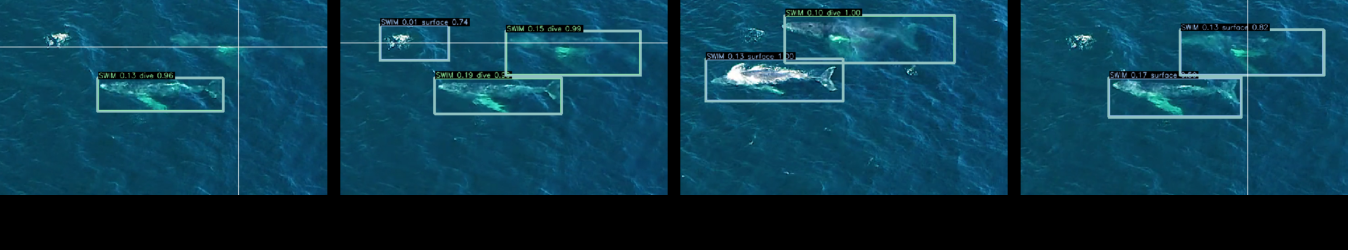
#> input picture BehaveAI Examples.png, 4044 x 750 px (shown at 1/3 size)
$ python -i motion.py   (imports and definitions only)
#> lines starting #> are read from the running program, lines starting #| are printed output that depends on the picture
"""
Motion video conversion for BehaveAI.

Converts standard video to a chromatic motion-enhanced video where RGB channels
encode temporal distance of movement:
  - Blue:  recent motion
  - Green: medium-term motion
  - Red:   older motion
"""

import os
import glob
import platform
import shutil
import subprocess
import time
from pathlib import Path

import click
import cv2
import numpy as np


VIDEO_EXTENSIONS = {".mp4", ".avi", ".mov", ".mkv", ".wmv", ".m4v", ".webm", ".ts", ".mpg", ".mpeg"}

# OpenCV's standard pip wheel on Windows has no H.264 encoder — all H.264 variants
# remap to avc1/openh264 which requires a DLL that is rarely present. Use mp4v
# directly on Windows to avoid noisy failed attempts.
# On Linux/macOS, try H.264 first for smaller files.
if platform.system() == "Windows":
    _CODEC_PREFERENCE = ["mp4v"]
else:
    _CODEC_PREFERENCE = ["avc1", "X264", "H264", "mp4v"]


# ---------------------------------------------------------------------------
# Pretty printing helpers
# ---------------------------------------------------------------------------

def _header(text: str) -> None:
    click.echo("")
    click.echo(click.style(text, bold=True, fg="cyan"))


def _item(label: str, value: str) -> None:
    click.echo(f"  {click.style(label, dim=True)}: {value}")


def _warn(text: str) -> None:
    click.echo(click.style(f"  Warning: {text}", fg="yellow"), err=True)


# [8 lines left out: function _progress, not called in this run]


def _done_line() -> None:
    click.echo("")


# ---------------------------------------------------------------------------
# FFmpeg compression
# ---------------------------------------------------------------------------

def _ffmpeg_available() -> bool:
    return shutil.which("ffmpeg") is not None


# [17 lines left out: function _compress_with_ffmpeg, not called in this run]


# ---------------------------------------------------------------------------
# Codec selection
# ---------------------------------------------------------------------------

def _pick_codec(output_path: str, w: int, h: int, fps: float):
    """
    Try codecs in preference order, validate by writing a test frame,
    and return (codec_name, writer) for the first one that actually works.
    """
#> called with output_path = 'out.png', w = 4044, h = 750, fps = 30
    test_frame = np.zeros((h, w, 3), dtype=np.uint8)
    for codec in _CODEC_PREFERENCE:
        fourcc = cv2.VideoWriter_fourcc(*codec)
        writer = cv2.VideoWriter(output_path, fourcc, fps, (w, h))
        if not writer.isOpened():
            writer.release()
            continue
        writer.write(test_frame)
        # If the write silently failed the file will be empty or missing
        if os.path.exists(output_path) and os.path.getsize(output_path) > 0:
            return codec, writer
        writer.release()
        # Remove the broken file before trying the next codec
        try:
            os.remove(output_path)
        except OSError:
            pass
    # Hard fallback — mp4v always works with OpenCV
    fourcc = cv2.VideoWriter_fourcc(*"mp4v")
    return "mp4v", cv2.VideoWriter(output_path, fourcc, fps, (w, h))


# ---------------------------------------------------------------------------
# Core processing
# ---------------------------------------------------------------------------

def process_motion_video(
    input_path: str,
    output_path: str,
    strategy: str = "exponential",
    exp_a: float = 0.5,
    exp_b: float = 0.8,
    lum_weight: float = 0.7,
    rgb_multipliers: tuple = (4.0, 4.0, 4.0),
    chromatic_tail_only: bool = False,
    scale_factor: float = 1.0,
    frame_skip: int = 0,
    motion_threshold: int = 0,
    compress: bool = False,
    crf: int = 23,
) -> None:
    """
    Convert a single video to a motion-enhanced video.

    The output encodes motion history chromatically: blue channel shows the most
    recent movement, green shows medium-term, and red shows older movement.

    :param input_path: Path to the input video file.
    :param output_path: Path for the output video file.
    :param strategy: Frame accumulation strategy, either 'exponential' or 'sequential'.
    :param exp_a: Exponential decay for the green (medium) channel (0-1).
    :param exp_b: Exponential decay for the red (older) channel (0-1).
    :param lum_weight: Blend weight of the original luminance into the output (0-1).
    :param rgb_multipliers: Scaling factors for the (red, green, blue) motion channels.
    :param chromatic_tail_only: If True, suppress base luminance from motion channels.
    :param scale_factor: Resize factor applied to each frame before processing.
    :param frame_skip: Number of frames to skip between processed frames.
    :param motion_threshold: Brightness offset applied to the output.
    :param compress: If True, re-encode the output with FFmpeg H.264 after writing.
    :param crf: H.264 quality level for compression (lower = better, 18-28 is typical).
    """
    cap = cv2.VideoCapture(input_path)
    if not cap.isOpened():
        raise IOError(f"Could not open video: {input_path}")

    total_frames = int(cap.get(cv2.CAP_PROP_FRAME_COUNT))
    src_w = int(cap.get(cv2.CAP_PROP_FRAME_WIDTH))
    src_h = int(cap.get(cv2.CAP_PROP_FRAME_HEIGHT))
    fps   = cap.get(cv2.CAP_PROP_FPS)
    w = int(src_w * scale_factor)
    h = int(src_h * scale_factor)

    os.makedirs(os.path.dirname(os.path.abspath(output_path)), exist_ok=True)
    codec, writer = _pick_codec(output_path, w, h, fps)

    _header(Path(input_path).name)
    _item("resolution", f"{src_w}x{src_h}" + (f" -> {w}x{h}" if scale_factor != 1.0 else ""))
    _item("frames",     str(total_frames))
    _item("fps",        f"{fps:.2f}")
    _item("strategy",   strategy)
    _item("codec",      codec)
    _item("output",     output_path)

    exp_a2           = 1.0 - exp_a
    exp_b2           = 1.0 - exp_b
    threshold_offset = -1 * abs(motion_threshold)
    step             = frame_skip + 1

    prev_frames = None
    frame_idx   = 0
    written     = 0
    start_time  = time.perf_counter()

    click.echo("")
    while True:
        ret, raw_frame = cap.read()
#> raw_frame is the input picture: shape (750, 4044, 3); mean B, G, R 79.2, 59.9, 12.2
        if not ret:
            break

        if frame_idx % step != 0:
            frame_idx += 1
            continue

        if scale_factor != 1.0:
            raw_frame = cv2.resize(raw_frame, (w, h))

        gray = cv2.cvtColor(raw_frame, cv2.COLOR_BGR2GRAY)
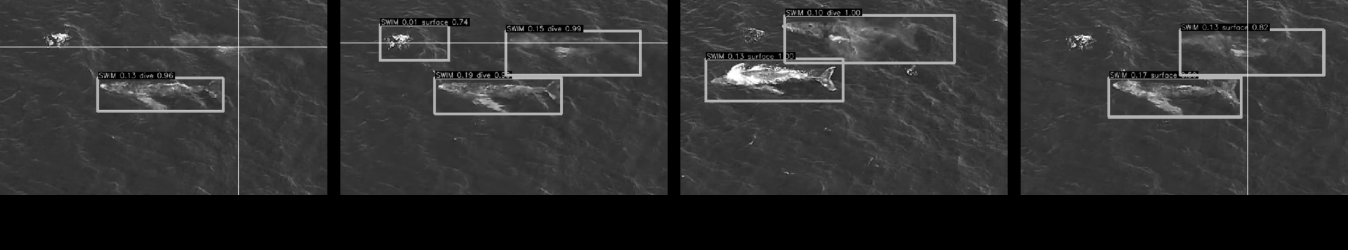
#> gray: shape (750, 4044) (shown at 1/3 size); min 0, max 255, mean 47.8

        if prev_frames is None:
            # Pre-allocate accumulator frames to allow in-place addWeighted
            prev_frames = [gray, gray.copy(), gray.copy()]
            frame_idx += 1
            continue

        diffs = [cv2.absdiff(prev_frames[j], gray) for j in range(3)]

        if strategy == "exponential":
            prev_frames[0] = gray
            cv2.addWeighted(prev_frames[1], exp_a, gray, exp_a2, 0, dst=prev_frames[1])
            cv2.addWeighted(prev_frames[2], exp_b, gray, exp_b2, 0, dst=prev_frames[2])
        else:  # sequential
            prev_frames[2] = prev_frames[1]
            prev_frames[1] = prev_frames[0]
            prev_frames[0] = gray

        if chromatic_tail_only:
            b_src = cv2.subtract(diffs[0], diffs[1])
            g_src = cv2.subtract(diffs[1], diffs[0])
            r_src = cv2.subtract(diffs[2], diffs[1])
        else:
            b_src, g_src, r_src = diffs[0], diffs[1], diffs[2]

        blue  = cv2.addWeighted(gray, lum_weight, b_src, rgb_multipliers[2], threshold_offset)
        green = cv2.addWeighted(gray, lum_weight, g_src, rgb_multipliers[1], threshold_offset)
        red   = cv2.addWeighted(gray, lum_weight, r_src, rgb_multipliers[0], threshold_offset)

        writer.write(cv2.merge((blue, green, red)))
        written   += 1
        frame_idx += 1

        if written % 30 == 0:
            _progress(frame_idx, total_frames)

    _done_line()
    cap.release()
    writer.release()

    elapsed = time.perf_counter() - start_time
    out_mb  = Path(output_path).stat().st_size / 1_048_576 if Path(output_path).exists() else 0
    _item("written", f"{written} frames in {elapsed:.1f}s ({written / elapsed:.0f} fps)")
    _item("size",    f"{out_mb:.1f} MB")

    if compress:
        if _ffmpeg_available():
            _item("compressing", f"FFmpeg H.264 (crf={crf})...")
            _compress_with_ffmpeg(output_path, crf=crf)
            compressed_mb = Path(output_path).stat().st_size / 1_048_576 if Path(output_path).exists() else 0
            _item("compressed", f"{compressed_mb:.1f} MB ({100 * compressed_mb / out_mb:.0f}% of original)")
        else:
            _warn("--compress requested but ffmpeg not found in PATH; skipping compression.")


# ---------------------------------------------------------------------------
# Batch entry point
# ---------------------------------------------------------------------------

# [40 lines left out: function process_motion_batch, not called in this run]

>>> result = process_motion_video('../BehaveAI Examples.png', 'out.png')
